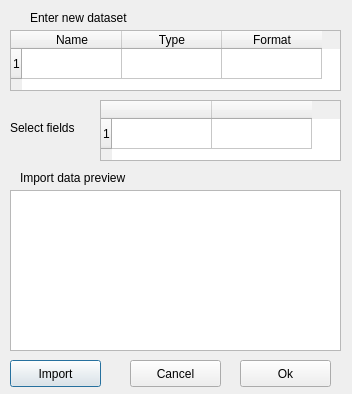
<?xml version="1.0" encoding="UTF-8"?>
<ui version="4.0">
 <class>dlg_input</class>
 <widget class="QDialog" name="dlg_input">
  <property name="geometry">
   <rect>
    <x>0</x>
    <y>0</y>
    <width>352</width>
    <height>394</height>
   </rect>
  </property>
  <property name="windowTitle">
   <string>Dialog</string>
  </property>
  <widget class="QPushButton" name="btn_import">
   <property name="geometry">
    <rect>
     <x>10</x>
     <y>360</y>
     <width>91</width>
     <height>27</height>
    </rect>
   </property>
   <property name="text">
    <string>Import</string>
   </property>
  </widget>
  <widget class="QTableWidget" name="tbl_input">
   <property name="geometry">
    <rect>
     <x>10</x>
     <y>30</y>
     <width>331</width>
     <height>61</height>
    </rect>
   </property>
   <property name="rowCount">
    <number>1</number>
   </property>
   <row/>
   <column>
    <property name="text">
     <string>Name</string>
    </property>
   </column>
   <column>
    <property name="text">
     <string>Type</string>
    </property>
   </column>
   <column>
    <property name="text">
     <string>Format</string>
    </property>
   </column>
  </widget>
  <widget class="QPushButton" name="btn_ok">
   <property name="geometry">
    <rect>
     <x>240</x>
     <y>360</y>
     <width>91</width>
     <height>27</height>
    </rect>
   </property>
   <property name="text">
    <string>Ok</string>
   </property>
  </widget>
  <widget class="QPushButton" name="btn_cancel">
   <property name="geometry">
    <rect>
     <x>130</x>
     <y>360</y>
     <width>91</width>
     <height>27</height>
    </rect>
   </property>
   <property name="text">
    <string>Cancel</string>
   </property>
  </widget>
  <widget class="QLabel" name="lbl_new">
   <property name="geometry">
    <rect>
     <x>30</x>
     <y>10</y>
     <width>131</width>
     <height>16</height>
    </rect>
   </property>
   <property name="text">
    <string>Enter new dataset</string>
   </property>
  </widget>
  <widget class="QTableView" name="tbl_preview">
   <property name="geometry">
    <rect>
     <x>10</x>
     <y>190</y>
     <width>331</width>
     <height>161</height>
    </rect>
   </property>
   <attribute name="horizontalHeaderDefaultSectionSize">
    <number>75</number>
   </attribute>
  </widget>
  <widget class="QLabel" name="lbl_preview">
   <property name="geometry">
    <rect>
     <x>20</x>
     <y>170</y>
     <width>141</width>
     <height>16</height>
    </rect>
   </property>
   <property name="text">
    <string>Import data preview</string>
   </property>
  </widget>
  <widget class="QTableWidget" name="tbl_select">
   <property name="geometry">
    <rect>
     <x>100</x>
     <y>100</y>
     <width>241</width>
     <height>61</height>
    </rect>
   </property>
   <row>
    <property name="text">
     <string>1</string>
    </property>
   </row>
   <column>
    <property name="text">
     <string> </string>
    </property>
   </column>
   <column>
    <property name="text">
     <string> </string>
    </property>
   </column>
  </widget>
  <widget class="QLabel" name="lbl_select">
   <property name="geometry">
    <rect>
     <x>10</x>
     <y>120</y>
     <width>91</width>
     <height>16</height>
    </rect>
   </property>
   <property name="text">
    <string>Select fields</string>
   </property>
  </widget>
 </widget>
 <resources/>
 <connections/>
</ui>
